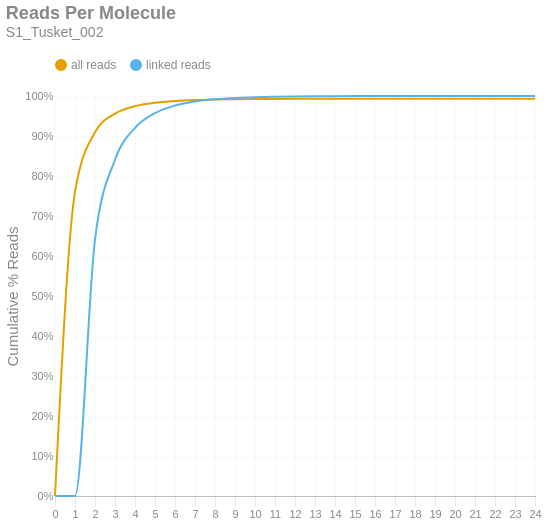

Notebook code cell kept with this figure:
### Markdown cell above
### Reads per Molecule
This chart shows the cumulative distribution of the number of reads per linked molecule. That is, how many alignments are associated with a unique molecule. This excludes the number of reads associated with invalid or absent linked-read barcodes. The `linked` histogram is the percentages recalculated when disregarding singletons.

### Code cell
if SKIPLR:
    print_html(f"Skipped")
else:
    counts = np.bincount(valids['reads'].cast(pl.Int64).to_numpy())
    weighted = counts * np.arange(len(counts))
    all_perc = weighted / n_reads
    linked_perc = weighted / n_linked_reads
    linked_perc[1] = 0
    binned_df = pl.DataFrame({
        'readsper': list(range(len(counts))),
        'all reads (cumsum)': np.cumsum(all_perc).tolist(),
        'linked reads (cumsum)': np.cumsum(linked_perc).tolist(),
    })

    with SafeRender(binned_df):
        (
            density_plot(binned_df, 'Reads Per Molecule', samplename, 'readspmol')
            .encode(
                x=alt.X('readsper:O', title=None).axis(labelAngle=0).scale(padding=0),
                y=alt.Y('value:Q', title='Cumulative % Reads').axis(format='%').stack(False),
                color=alt.Color("key:N").scale(domain=["all reads", "linked reads"]),
                tooltip=[
                    alt.Tooltip("key:N", title="Data Type"),
                    alt.Tooltip("readsper:O", title="Reads Per Molecule"),
                    alt.Tooltip("value:Q", format=".2%", title="% Reads (Cum.)")
                ]            
            )
        ).display()

### Figure 1 — Vega-Lite specification as saved in the notebook (floating-point values rounded to 4 significant figures)
{"width": "container", "height": 400, "config": {"title": {"anchor": "start", "dy": -15, "fontSize": 18, "color": "#888888", "subtitleColor": "#888888", "subtitleFontSize": 14}, "arc": {"fill": "#0072B2"}, "axis": {"domainColor": "#888888", "domainWidth": 0.5, "gridWidth": 0.2, "grid": false, "titleFontWeight": 400, "titleFontSize": 15, "labelFontSize": 11, "labelColor": "#888888", "tickColor": "#888888", "tickWidth": 0.2, "titleColor": "#888888"}, "axisBand": {"grid": false}, "axisX": {"grid": true, "tickSize": 10, "domainCap": "round"}, "axisY": {"domain": false, "grid": true, "tickSize": 0, "domainCap": "round"}, "background": "transparent", "header": {"labelFontSize": 15, "labelColor": "#888888", "titleFontSize": 15, "titleFontWeight": 600, "titleColor": "#888888"}, "legend": {"labelFont": "sans-serif", "labelFontSize": 12, "labelColor": "#888888", "symbolSize": 100, "symbolType": "circle", "titleFontSize": 12, "titlePadding": 10, "titleColor": "#888888", "title": null, "orient": "top"}, "range": {"category": ["#E69F00", "#56B4E9", "#009E73", "#F0E442", "#0072B2", "#D55E00", "#CC79A7", "#000000"], "diverging": ["#cfe8f3", "#a2d4ec", "#73bfe2", "#46abdb", "#1696d2", "#12719e"]}, "area": {"fill": "#0072B2", "fillOpacity": 0.7, "line": true, "strokeOpacity": 0.7}, "line": {"color": "#0072B2", "stroke": "#0072B2", "strokeWidth": 2}, "trail": {"color": "#0072B2", "stroke": "#0072B2", "strokeWidth": 0, "size": 1}, "point": {"filled": true, "fillOpacity": 1.0, "size": 95}, "text": {"color": "#888888", "fontSize": 11, "align": "right", "fontWeight": 400, "size": 11}, "bar": {"fill": "#0072B2", "stroke": null}, "view": {"stroke": null, "continuousWidth": 660, "continuousHeight": 400}}, "data": {"name": "data-0604e5192ed5a91a2ac7083a02e13a7e"}, "mark": {"type": "line", "interpolate": "monotone", "point": {"opacity": 0, "size": 275}}, "encoding": {"color": {"field": "key", "scale": {"domain": ["all reads", "linked reads"]}, "type": "nominal"}, "tooltip": [{"field": "key", "title": "Data Type", "type": "nominal"}, {"field": "readsper", "title": "Reads Per Molecule", "type": "ordinal"}, {"field": "value", "format": ".2%", "title": "% Reads (Cum.)", "type": "quantitative"}], "x": {"axis": {"labelAngle": 0}, "field": "readsper", "scale": {"padding": 0}, "title": null, "type": "ordinal"}, "y": {"axis": {"format": "%"}, "field": "value", "stack": false, "title": "Cumulative % Reads", "type": "quantitative"}}, "params": [{"name": "param_c36ac31b6afebe62", "select": {"type": "point", "fields": ["key"]}, "bind": "legend"}], "title": {"text": "Reads Per Molecule", "subtitle": "S1_Tusket_002"}, "transform": [{"fold": ["all reads (cumsum)", "linked reads (cumsum)"]}, {"calculate": "replace(datum.key, ' (cumsum)', '')", "as": "key"}, {"filter": {"param": "param_c36ac31b6afebe62"}}], "usermeta": {"embedOptions": {"downloadFileName": "S1_Tusket_002.readspmol"}}, "$schema": "https://vega.github.io/schema/vega-lite/v6.1.0.json", "datasets": {"data-0604e5192ed5a91a2ac7083a02e13a7e": [{"readsper": 0, "all reads (cumsum)": 0.0, "linked reads (cumsum)": 0.0}, {"readsper": 1, "all reads (cumsum)": 0.7596, "linked reads (cumsum)": 0.0}, {"readsper": 2, "all reads (cumsum)": 0.9094, "linked reads (cumsum)": 0.6414}, {"readsper": 3, "all reads (cumsum)": 0.9559, "linked reads (cumsum)": 0.8407}, {"readsper": 4, "all reads (cumsum)": 0.9746, "linked reads (cumsum)": 0.9204}, {"readsper": 5, "all reads (cumsum)": 0.9832, "linked reads (cumsum)": 0.9572}, {"readsper": 6, "all reads (cumsum)": 0.9876, "linked reads (cumsum)": 0.9762}, {"readsper": 7, "all reads (cumsum)": 0.99, "linked reads (cumsum)": 0.9865}, {"readsper": 8, "all reads (cumsum)": 0.9913, "linked reads (cumsum)": 0.992}, {"readsper": 9, "all reads (cumsum)": 0.992, "linked reads (cumsum)": 0.9952}, {"readsper": 10, "all reads (cumsum)": 0.9925, "linked reads (cumsum)": 0.9971}, {"readsper": 11, "all reads (cumsum)": 0.9927, "linked reads (cumsum)": 0.9982}, {"readsper": 12, "all reads (cumsum)": 0.9929, "linked reads (cumsum)": 0.999}, {"readsper": 13, "all reads (cumsum)": 0.993, "linked reads (cumsum)": 0.9994}, {"readsper": 14, "all reads (cumsum)": 0.9931, "linked reads (cumsum)": 0.9996}, {"readsper": 15, "all reads (cumsum)": 0.9931, "linked reads (cumsum)": 0.9997}, {"readsper": 16, "all reads (cumsum)": 0.9931, "linked reads (cumsum)": 0.9999}, {"readsper": 17, "all reads (cumsum)": 0.9931, "linked reads (cumsum)": 0.9999}, {"readsper": 18, "all reads (cumsum)": 0.9931, "linked reads (cumsum)": 1.0}, {"readsper": 19, "all reads (cumsum)": 0.9931, "linked reads (cumsum)": 1.0}, {"readsper": 20, "all reads (cumsum)": 0.9931, "linked reads (cumsum)": 1.0}, {"readsper": 21, "all reads (cumsum)": 0.9931, "linked reads (cumsum)": 1.0}, {"readsper": 22, "all reads (cumsum)": 0.9931, "linked reads (cumsum)": 1.0}, {"readsper": 23, "all reads (cumsum)": 0.9931, "linked reads (cumsum)": 1.0}, {"readsper": 24, "all reads (cumsum)": 0.9931, "linked reads (cumsum)": 1.0}]}}
